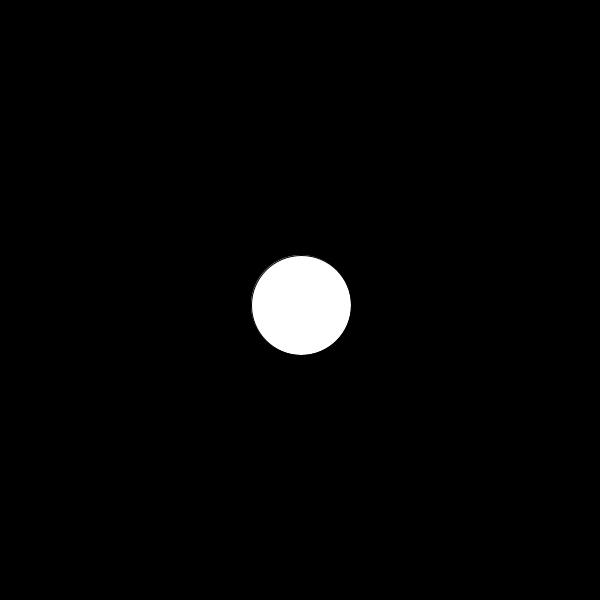
Frame 1 (no input)
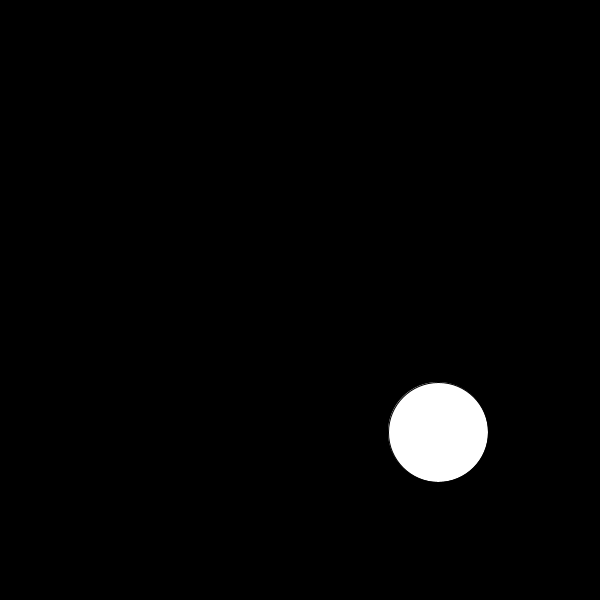
Frame 60 (the mouse pressed at the canvas centre just before this capture)
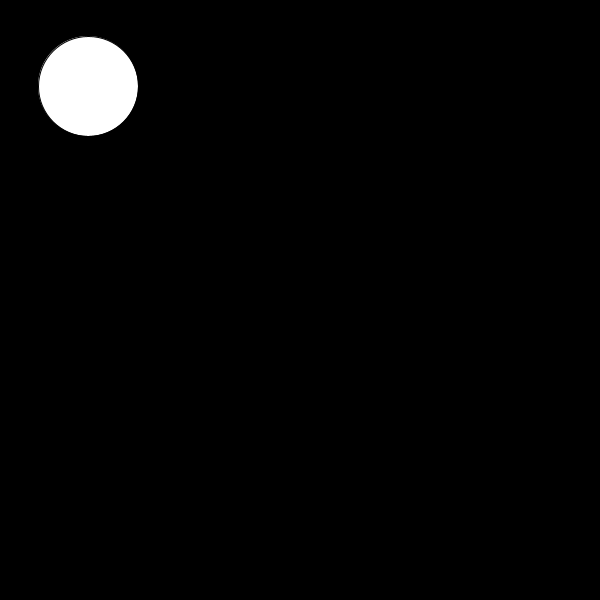
Frame 120 (the mouse held since frame 60 and released just before this capture)

The Processing sketch that drew these frames (run headless with seeded random() and noise(); from frame 60 on, the mouse is pressed at the canvas centre):

// Processing sketch: BasicPVector_Acceleration_Velocity
// ── BasicPVector_Acceleration_Velocity.pde
PVector position;
PVector velocity;
PVector acceleration;
int radius = 100;

void setup(){
  size(600, 600);
  background(0);
  
  position = new PVector(width/2, height/2);
  velocity = new PVector(1, 5);
  acceleration = new PVector(2, 2);
  
}

void draw(){
  background(0);
  
  position.add(velocity);
  velocity.add(acceleration);
  
  ellipse(position.x, position.y, radius, radius);
  
    if(position.x >= (width - radius/2) || position.x <= radius/2){
      velocity.x = velocity.x*-1;
      acceleration.x = acceleration.x*-1;
    }
    
    if(position.y >= (height - radius/2) || position.y <= radius/2){
      velocity.y = velocity.y*-1;
      acceleration.y = acceleration.y*-1;
    }
    
      
}
